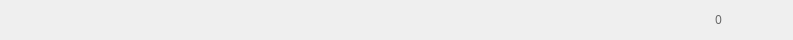
<?xml version="1.0" encoding="UTF-8"?>
<ui version="4.0">
 <class>BottomBar</class>
 <widget class="QWidget" name="BottomBar">
  <property name="geometry">
   <rect>
    <x>0</x>
    <y>0</y>
    <width>793</width>
    <height>40</height>
   </rect>
  </property>
  <property name="font">
   <font>
    <family>微软雅黑</family>
   </font>
  </property>
  <property name="windowTitle">
   <string>Form</string>
  </property>
  <widget class="QLabel" name="syncLabel">
   <property name="geometry">
    <rect>
     <x>550</x>
     <y>12</y>
     <width>131</width>
     <height>15</height>
    </rect>
   </property>
   <property name="font">
    <font>
     <family>微软雅黑</family>
    </font>
   </property>
   <property name="styleSheet">
    <string notr="true"/>
   </property>
   <property name="text">
    <string/>
   </property>
   <property name="alignment">
    <set>Qt::AlignRight|Qt::AlignTrailing|Qt::AlignVCenter</set>
   </property>
  </widget>
  <widget class="QLabel" name="networkLabel">
   <property name="geometry">
    <rect>
     <x>695</x>
     <y>12</y>
     <width>15</width>
     <height>15</height>
    </rect>
   </property>
   <property name="text">
    <string/>
   </property>
  </widget>
  <widget class="QLabel" name="nodeNumLabel">
   <property name="geometry">
    <rect>
     <x>715</x>
     <y>12</y>
     <width>30</width>
     <height>15</height>
    </rect>
   </property>
   <property name="styleSheet">
    <string notr="true">color: rgb(102, 102, 102);</string>
   </property>
   <property name="text">
    <string>0</string>
   </property>
  </widget>
 </widget>
 <resources/>
 <connections/>
</ui>
